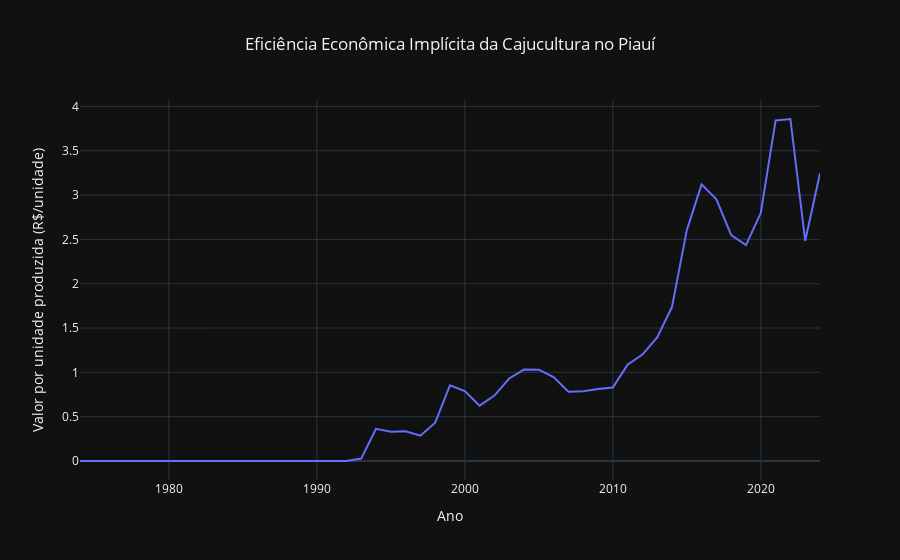

This figure's notebook cell:
### Code cell
fig = px.line(
    eficiencia_piaui,
    x="ano",
    y="valor_por_unidade",
    title="Eficiência Econômica Implícita da Cajucultura no Piauí",
    labels={
        "ano": "Ano",
        "valor_por_unidade": "Valor por unidade produzida (R$/unidade)"
    }
)

fig.update_layout(
    template="plotly_dark",
    title_x=0.5
)

fig.show()

### Figure 1 — Plotly figure (JSON) as saved in the notebook; plotly's stock layout.template omitted (floating-point values rounded to 4 significant figures)
{"data": [{"hovertemplate": "Ano=%{x}<br>Valor por unidade produzida (R$/unidade)=%{y}<extra></extra>", "legendgroup": "", "line": {"color": "#636efa", "dash": "solid"}, "marker": {"symbol": "circle"}, "mode": "lines", "name": "", "orientation": "v", "showlegend": false, "type": "scatter", "x": [1974, 1975, 1976, 1977, 1978, 1979, 1980, 1981, 1982, 1983, 1984, 1985, 1986, 1987, 1988, 1989, 1990, 1991, 1992, 1993, 1994, 1995, 1996, 1997, 1998, 1999, 2000, 2001, 2002, 2003, 2004, 2005, 2006, 2007, 2008, 2009, 2010, 2011, 2012, 2013, 2014, 2015, 2016, 2017, 2018, 2019, 2020, 2021, 2022, 2023, 2024], "xaxis": "x", "y": [0, 0, 0, 0, 0, 0, 0, 0, 0, 0, 0, 0, 5.141e-11, 1.107e-10, 4.03e-08, 2.922e-07, 9.905e-06, 6.224e-05, 0.0006952, 0.02692, 0.3628, 0.3305, 0.3343, 0.2851, 0.4326, 0.855, 0.7879, 0.6239, 0.7378, 0.9304, 1.032, 1.031, 0.9463, 0.7821, 0.7867, 0.8116, 0.8278, 1.086, 1.201, 1.393, 1.739, 2.604, 3.12, 2.952, 2.547, 2.435, 2.797, 3.842, 3.858, 2.484, 3.246], "yaxis": "y"}], "layout": {"legend": {"tracegroupgap": 0}, "title": {"text": "Eficiência Econômica Implícita da Cajucultura no Piauí", "x": 0.5}, "xaxis": {"anchor": "y", "domain": [0, 1], "title": {"text": "Ano"}}, "yaxis": {"anchor": "x", "domain": [0, 1], "title": {"text": "Valor por unidade produzida (R$/unidade)"}}}}
